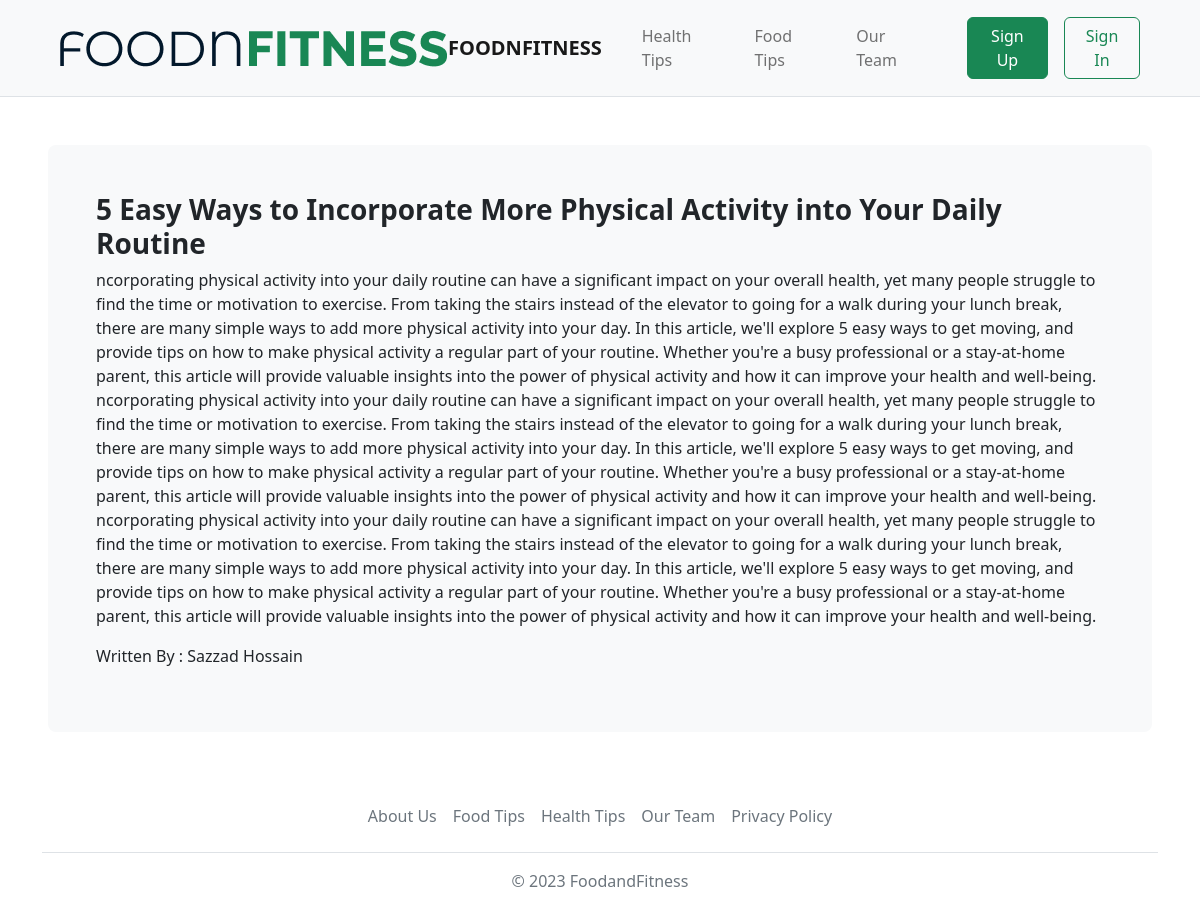
The app's page /fullhealthblog/5_Easy_Ways_to_Incorporate_More_Physical_Activity/ with its own data.
### home/models.py (models this page shows)
class HealthBlog(models.Model):
    title=models.CharField(max_length=250)
    description=models.TextField()
    writter=models.CharField(max_length=100)
    slug = models.SlugField(unique=True,null=True)

### home/views.py (the view)
# urls.py: path('fullhealthblog/<slug:slug>/', views.fullhealthblog, name='fullhealthblog'),
def fullhealthblog(request, slug):
    blog = HealthBlog.objects.get(slug=slug)
    return render(request, 'fullblog.html', {'blog': blog,})

### templates/fullblog.html (shortened to what this page needs)
<!doctype html>
<html lang="en">
<head>
  <link href="https://cdn.jsdelivr.net/npm/bootstrap@5.2.1/dist/css/bootstrap.min.css" rel="stylesheet"
>
</head>
<body>
    <header class="bg-light border-bottom">
        <nav class="navbar navbar-expand-lg bg-body-tertiary mx-5">
            <div class="container-fluid my-2">
                <img src="../static/img/FOODNFITNESS.png" alt="" srcset="">
                <a href="{% url 'home' %}" class="brand navbar-brand fw-bold">FOODNFITNESS</a>
              <div class="collapse navbar-collapse" id="navbarSupportedContent">
                <ul class="navbar-nav me-auto mb-2 mb-lg-0">
                  <li class="nav-item">
                    <a class="nav-link mx-3" aria-current="page" href="{% url 'healthblog' %}">Health Tips</a>
                  </li>
                  <li class="nav-item">
                    <a class="nav-link" href="{% url 'foodblog' %}">Food Tips</a>
                  </li>
                  <li class="nav-item">
                    <a class="nav-link mx-3" href="{% url 'ourteam' %}">Our Team</a>
                  </li>
                </ul>
                {% if user.is_authenticated %}
                <a href="{% url 'profile' %}"><button class="btn btn-outline-success">{{ user.username }}</button></a>
                {% else %}
                <a href="{% url 'signup' %}"><button class="btn btn-success mx-3" action="{% url 'signin' %}">Sign Up</button></a>
                <a href="{% url 'signin' %}"><button class="btn btn-outline-success">Sign In</button></a>
                {% endif %}
              </div>
            </div>
          </nav>
  </header>
  <main>
    <div class="m-5 p-5 bg-light rounded-3">
        <h3 class="fw-bold">{{ blog.title }}</h3>
        <p>{{ blog.description }}</p>
        <p>Written By : {{blog.writter}}</p>
    </div>
  </main>
  <footer>
    {% include 'footer.html' %}
  </footer>
</body>
</html>

### records on screen
HealthBlog: title "5 Easy Ways to Incorporate More Physical Activity into Your Daily Routine", description "ncorporating physical activity into your daily routine can have a significant impact on your overall health, yet many people struggle to find the time or motivation to exercise. From taking the stairs instead of the elevator to going for a walk during your lunch break, there are many simple ways to add more physical activity into your day. In this article, we'll explore 5 easy ways to get moving, and provide tips on how to make physical activity a regular part of your routine. Whether you're a busy professional or a stay-at-home parent, this article will provide valuable insights into the power of physical activity and how it can improve your health and well-being. ncorporating physical…", writter "Sazzad Hossain"
